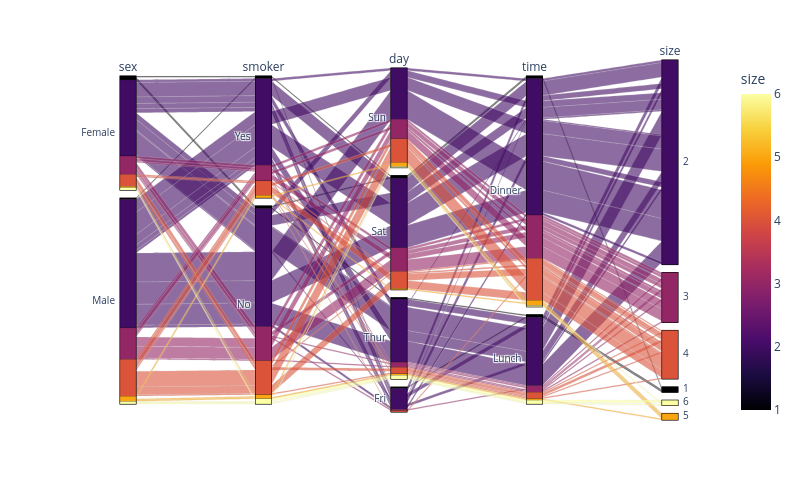

Notebook code cell kept with this figure:
### Code cell
fig = px.parallel_categories(
    df, color="size", 
    color_continuous_scale=px.colors.sequential.Inferno
)

fig.show()

### Figure 1 — Plotly figure (JSON) as saved in the notebook; plotly's stock layout.template omitted (floating-point values rounded to 4 significant figures; data arrays with more than 128 entries replaced by an {"elided": "..."} marker saying what was removed)
{"data": [{"dimensions": [{"label": "sex", "values": {"elided": "244 str values"}}, {"categoryarray": ["Yes", "No"], "categoryorder": "array", "label": "smoker", "ticktext": ["Yes", "No"], "values": {"elided": "244 str values"}}, {"label": "day", "values": {"elided": "244 str values"}}, {"label": "time", "values": {"elided": "244 str values"}}, {"label": "size", "values": {"elided": "244 int values"}}], "domain": {"x": [0, 1], "y": [0, 1]}, "line": {"color": {"elided": "244 int values"}, "coloraxis": "coloraxis"}, "name": "", "type": "parcats"}], "layout": {"coloraxis": {"colorbar": {"title": {"text": "size"}}, "colorscale": [[0, "#000004"], [0.1111, "#1b0c41"], [0.2222, "#4a0c6b"], [0.3333, "#781c6d"], [0.4444, "#a52c60"], [0.5556, "#cf4446"], [0.6667, "#ed6925"], [0.7778, "#fb9b06"], [0.8889, "#f7d13d"], [1, "#fcffa4"]]}, "height": 500, "legend": {"tracegroupgap": 0}, "margin": {"t": 60}, "width": 800}}
